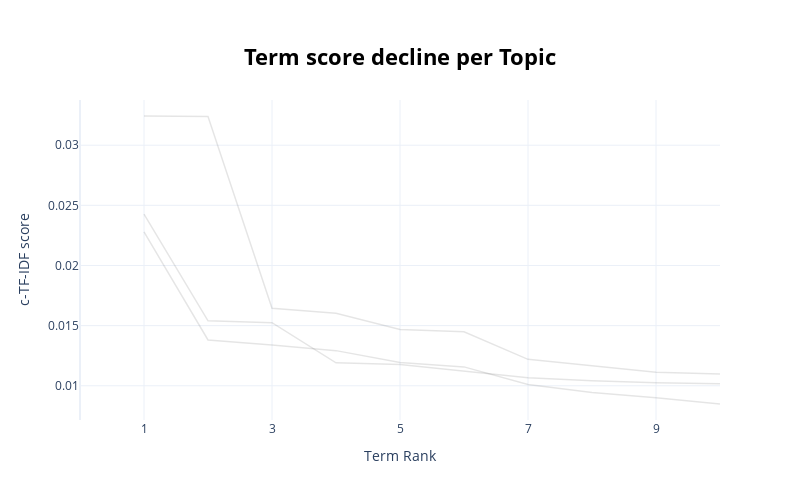

The notebook cell this image was saved under:
### Code cell
topic_model.visualize_term_rank()

### Figure 1 — Plotly figure (JSON) as saved in the notebook; plotly's stock layout.template omitted (floating-point values rounded to 4 significant figures)
{"data": [{"hovertext": "<b>Topic -1</b>:ai_news_us_new_technology_data_mar", "line": {"color": "black", "width": 1.5}, "mode": "lines+lines", "name": "", "opacity": 0.1, "type": "scatter", "x": [1, 2, 3, 4, 5, 6, 7, 8, 9, 10], "y": [0.0228, 0.0138, 0.01338, 0.01292, 0.01194, 0.01157, 0.0101, 0.009442, 0.008997, 0.008483]}, {"hovertext": "<b>Topic 0</b>:market_ai_intelligence_data_artific", "line": {"color": "black", "width": 1.5}, "mode": "lines+lines", "name": "", "opacity": 0.1, "type": "scatter", "x": [1, 2, 3, 4, 5, 6, 7, 8, 9, 10], "y": [0.03243, 0.03239, 0.01645, 0.01602, 0.01467, 0.01448, 0.01219, 0.01164, 0.01112, 0.01098]}, {"hovertext": "<b>Topic 1</b>:news_ago_us_republic_new_ai_tv_vide", "line": {"color": "black", "width": 1.5}, "mode": "lines+lines", "name": "", "opacity": 0.1, "type": "scatter", "x": [1, 2, 3, 4, 5, 6, 7, 8, 9, 10], "y": [0.02427, 0.0154, 0.01524, 0.0119, 0.01176, 0.0112, 0.01066, 0.01041, 0.01024, 0.01016]}], "layout": {"height": 500, "hoverlabel": {"bgcolor": "white", "font": {"family": "Rockwell", "size": 16}}, "showlegend": false, "title": {"font": {"color": "Black", "size": 22}, "text": "<b>Term score decline per Topic</b>", "x": 0.5, "xanchor": "center", "y": 0.9, "yanchor": "top"}, "width": 800, "xaxis": {"dtick": 2, "range": [0, 10], "tick0": 1, "title": {"text": "Term Rank"}}, "yaxis": {"title": {"text": "c-TF-IDF score"}}}}
